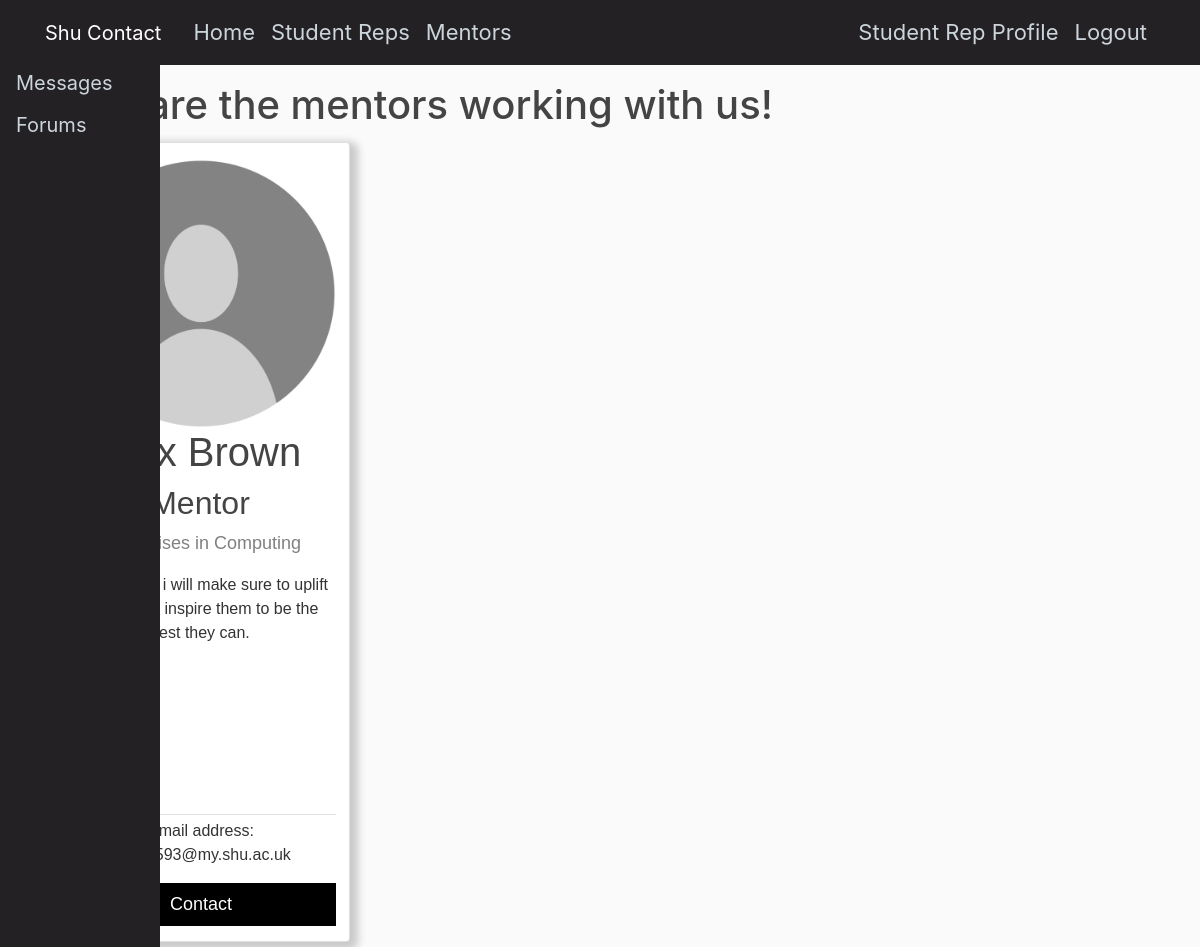
The app's page /mentors (signed in) with its own data.
### users/models.py (models this page shows, shortened)
class MentorProfile(models.Model):
    user = models.OneToOneField(User, null = True, on_delete = models.CASCADE)
    MentorRefNumber = models.OneToOneField(MentorRefNumberGen, blank = False, max_length=33, on_delete = models.DO_NOTHING)
    AreaOfStudy = models.CharField(max_length=20, null = True)
    DOB = models.DateField(null = True)
    Description = models.TextField(null = True, max_length=300)
    Image = models.ImageField(default = 'defaultpi.png', upload_to = 'mentor_pics')

### ContactApplication/views.py (the view)
# urls.py: path('mentors', mentorListView.as_view(), name = 'mentors'),
class mentorListView(ListView):
    model = MentorProfile
    template_name = 'ContactApplication/mentors.html'
    context_object_name = 'mentorprofiles'
    ordering = ['AreaOfStudy']
    paginate_by = 6

### ContactApplication/templates/ContactApplication/mentors.html (shortened to what this page needs)
{% extends "ContactApplication/base.html" %}
{% block content %}
    <h1>Here are the mentors working with us!</h1>
    {% for mentorprofile in mentorprofiles %}
        <div class="column">
            <div class="card">
                <div style="text-align: center;">
                    <img class="rounded-circle" src="{{mentorprofile.Image.url}}", width="270", height="270">
                </div>
                <h1>{{ mentorprofile.user.first_name }} {{ mentorprofile.user.last_name }}</h1>
                <h2>Mentor</h2>
                <p class="title"> Specialises in {{ mentorprofile.AreaOfStudy }}</p>
                <p>{{ mentorprofile.Description }}</p>
                <div class="bottomcard">
                    <div class="article-metadata">
                    </div>
                    <p class="muted">Email address:</br> {{ mentorprofile.user.email }}</p>
                    <a href="{% url 'messaging:send_message' recipient_username=mentorprofile.user.username %}">
                        <button>Contact</button>
                    </a>
                </div>
            </div>
        </div>
    {% endfor %}
{% endblock content %}

### ContactApplication/static/css/styles.css (style rules this page uses)
html { position: relative; min-height: 100%; }
body { background: #fafafa; color: #333333; margin-top: 5rem; margin-bottom: 50px; }
h1, h2, h3, h4, h5, h6 { color: #444444; }
.column { float: left; width: 30%; border-radius: 3px; }
.article-metadata { padding-bottom: 1px; margin-bottom: 4px; border-bottom: 1px solid #e3e3e3 }
.card { box-shadow: 4px 4px 8px 4px rgba(0, 0, 0, 0.2); width: 300px; margin: 5px; text-align: center; font-family: arial; padding-top: 15px; padding-left: 15px; padding-right: 15px; height: 800px; }
.bottomcard { position: absolute; bottom: 0px; width: 270px; padding-bottom: 15px; }
.title { color: grey; font-size: 18px; }
button { border: none; outline: 0; display: inline-block; padding: 8px; color: white; background-color: #000; text-align: center; cursor: pointer; width: 100%; font-size: 18px; }
a { text-decoration: none; font-size: 22px; color: black; }

### records on screen
MentorProfile: Image (placeholder picture), user.last_name "Brown", AreaOfStudy "Computing", Description "As a mentor i will make sure to uplift students to inspire them to be the best they can.", user.email "c1003593@my.shu.ac.uk"
